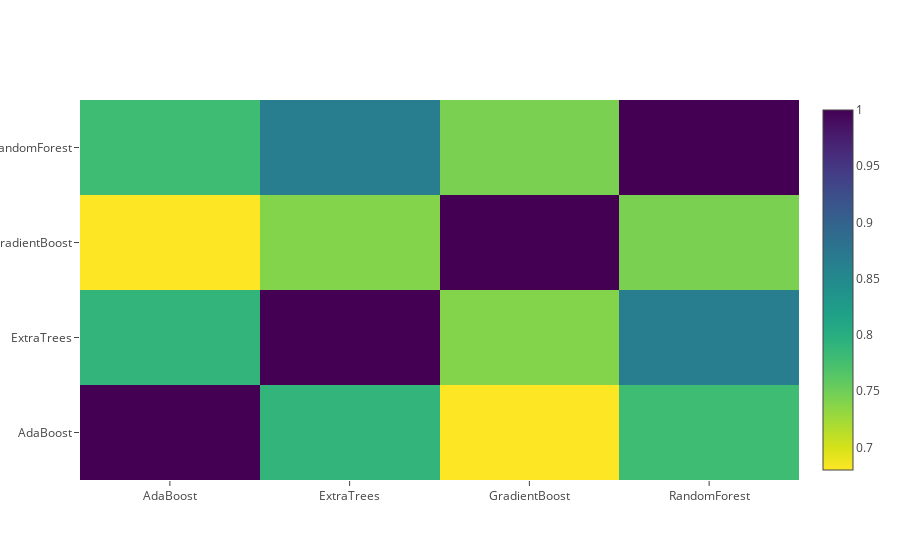

Write notebook code for a chart like this one.
### Code cell
data = [
    go.Heatmap(
        z= base_predictions_train.astype(float).corr().values ,
        x=base_predictions_train.columns.values,
        y= base_predictions_train.columns.values,
          colorscale='Viridis',
            showscale=True,
            reversescale = True
    )
]
py.iplot(data, filename='labelled-heatmap')

### Figure 1 — Plotly figure (JSON) as saved in the notebook; plotly's stock layout.template omitted (floating-point values rounded to 4 significant figures)
{"data": [{"colorscale": "Viridis", "reversescale": true, "showscale": true, "type": "heatmap", "x": ["AdaBoost", "ExtraTrees", "GradientBoost", "RandomForest"], "y": ["AdaBoost", "ExtraTrees", "GradientBoost", "RandomForest"], "z": [[1, 0.7903, 0.68, 0.7793], [0.7903, 1, 0.7389, 0.8652], [0.68, 0.7389, 1, 0.7442], [0.7793, 0.8652, 0.7442, 1]]}], "layout": {}}
